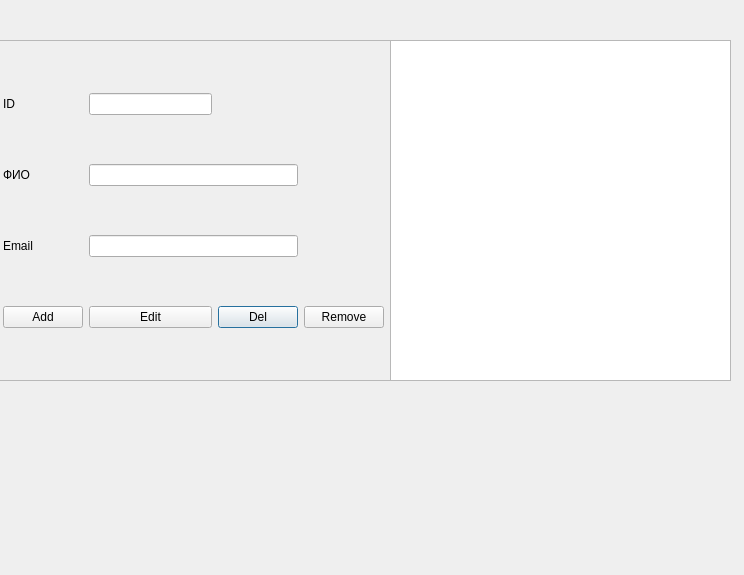
<?xml version="1.0" encoding="UTF-8"?>
<ui version="4.0">
 <class>Dialog</class>
 <widget class="QDialog" name="Dialog">
  <property name="geometry">
   <rect>
    <x>0</x>
    <y>0</y>
    <width>744</width>
    <height>575</height>
   </rect>
  </property>
  <property name="windowTitle">
   <string>Dialog</string>
  </property>
  <widget class="QFrame" name="frame">
   <property name="geometry">
    <rect>
     <x>-7</x>
     <y>40</y>
     <width>401</width>
     <height>341</height>
    </rect>
   </property>
   <property name="minimumSize">
    <size>
     <width>335</width>
     <height>326</height>
    </size>
   </property>
   <property name="frameShape">
    <enum>QFrame::StyledPanel</enum>
   </property>
   <property name="frameShadow">
    <enum>QFrame::Raised</enum>
   </property>
   <layout class="QGridLayout" name="gridLayout">
    <item row="2" column="0">
     <widget class="QLabel" name="lbEmail">
      <property name="text">
       <string>Email</string>
      </property>
     </widget>
    </item>
    <item row="1" column="1" colspan="2">
     <widget class="QLineEdit" name="leFio"/>
    </item>
    <item row="0" column="0">
     <widget class="QLabel" name="lbID">
      <property name="text">
       <string>ID</string>
      </property>
     </widget>
    </item>
    <item row="1" column="0">
     <widget class="QLabel" name="lbFIO">
      <property name="text">
       <string>ФИО</string>
      </property>
     </widget>
    </item>
    <item row="3" column="2">
     <widget class="QPushButton" name="btnDel">
      <property name="text">
       <string>Del</string>
      </property>
     </widget>
    </item>
    <item row="0" column="1">
     <widget class="QLineEdit" name="leID"/>
    </item>
    <item row="3" column="3">
     <widget class="QPushButton" name="btnRemove">
      <property name="text">
       <string>Remove</string>
      </property>
     </widget>
    </item>
    <item row="3" column="1">
     <widget class="QPushButton" name="btnEdit">
      <property name="text">
       <string>Edit</string>
      </property>
     </widget>
    </item>
    <item row="2" column="1" colspan="2">
     <widget class="QLineEdit" name="leEmail"/>
    </item>
    <item row="3" column="0">
     <widget class="QPushButton" name="btnAdd">
      <property name="text">
       <string>Add</string>
      </property>
     </widget>
    </item>
   </layout>
  </widget>
  <widget class="QTableWidget" name="twOrg">
   <property name="geometry">
    <rect>
     <x>390</x>
     <y>40</y>
     <width>341</width>
     <height>341</height>
    </rect>
   </property>
  </widget>
 </widget>
 <resources/>
 <connections/>
</ui>
